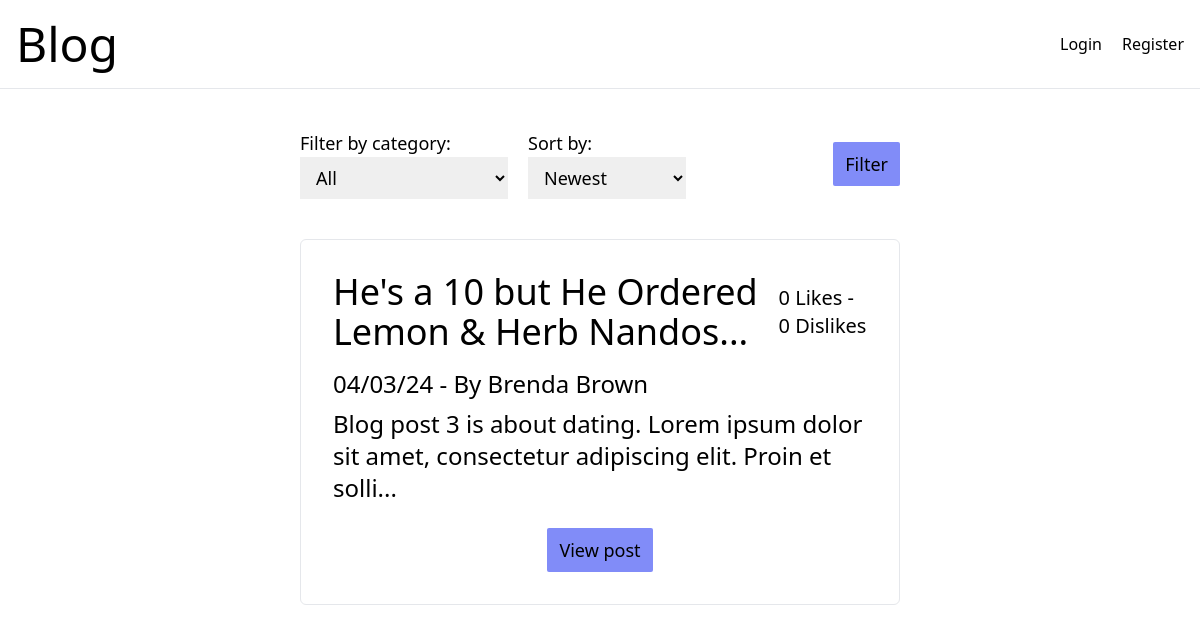
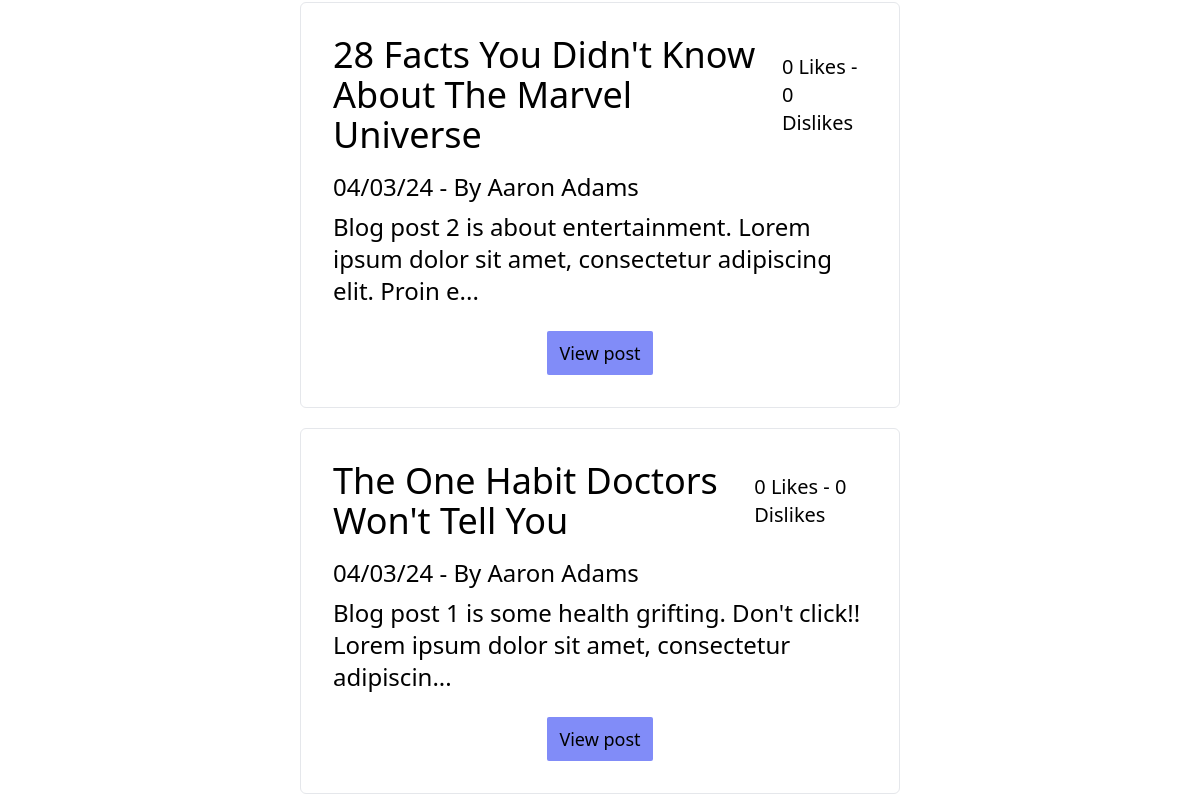
/, run on an earlier commit of the app's database (2 pictures, top to bottom).
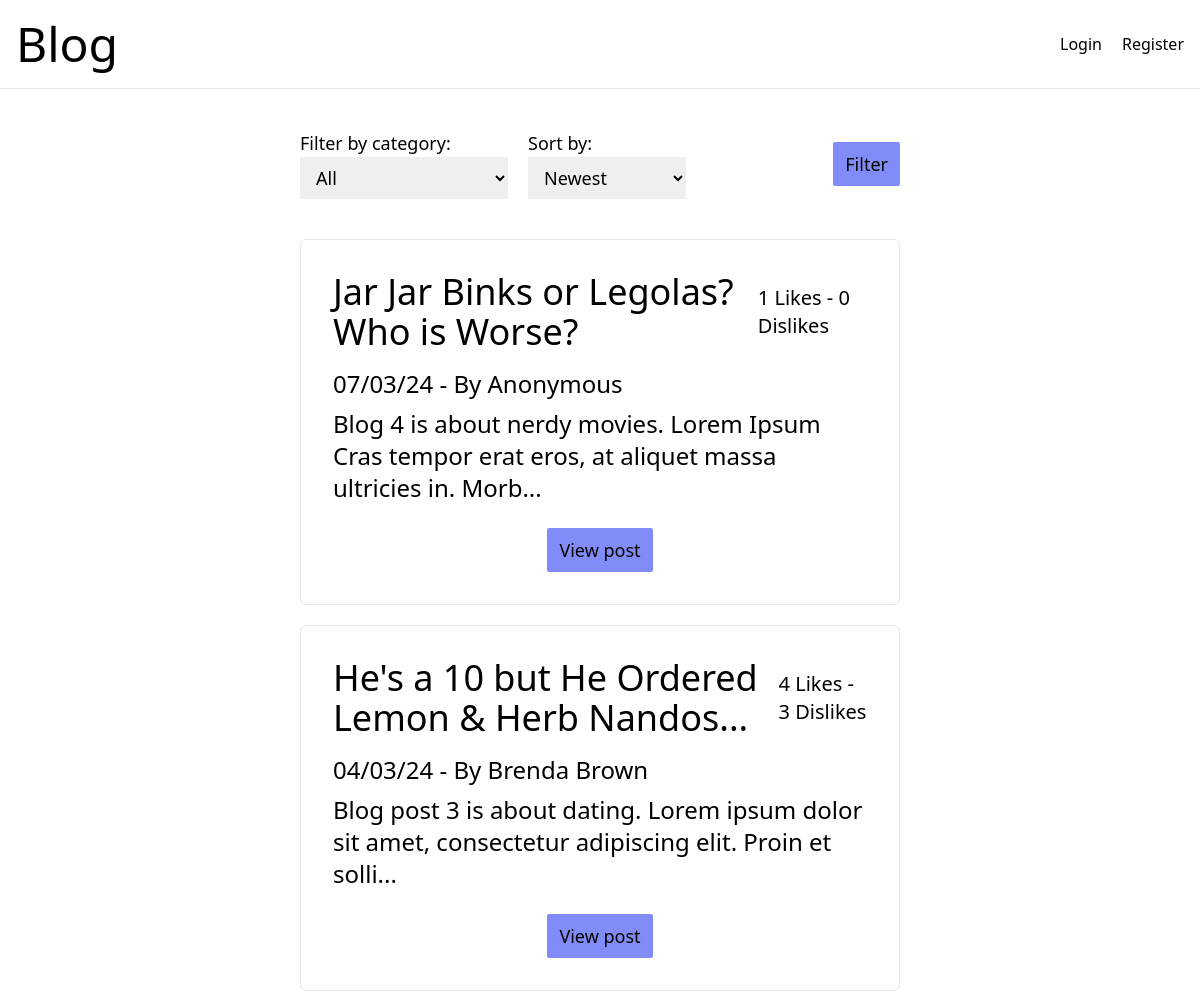
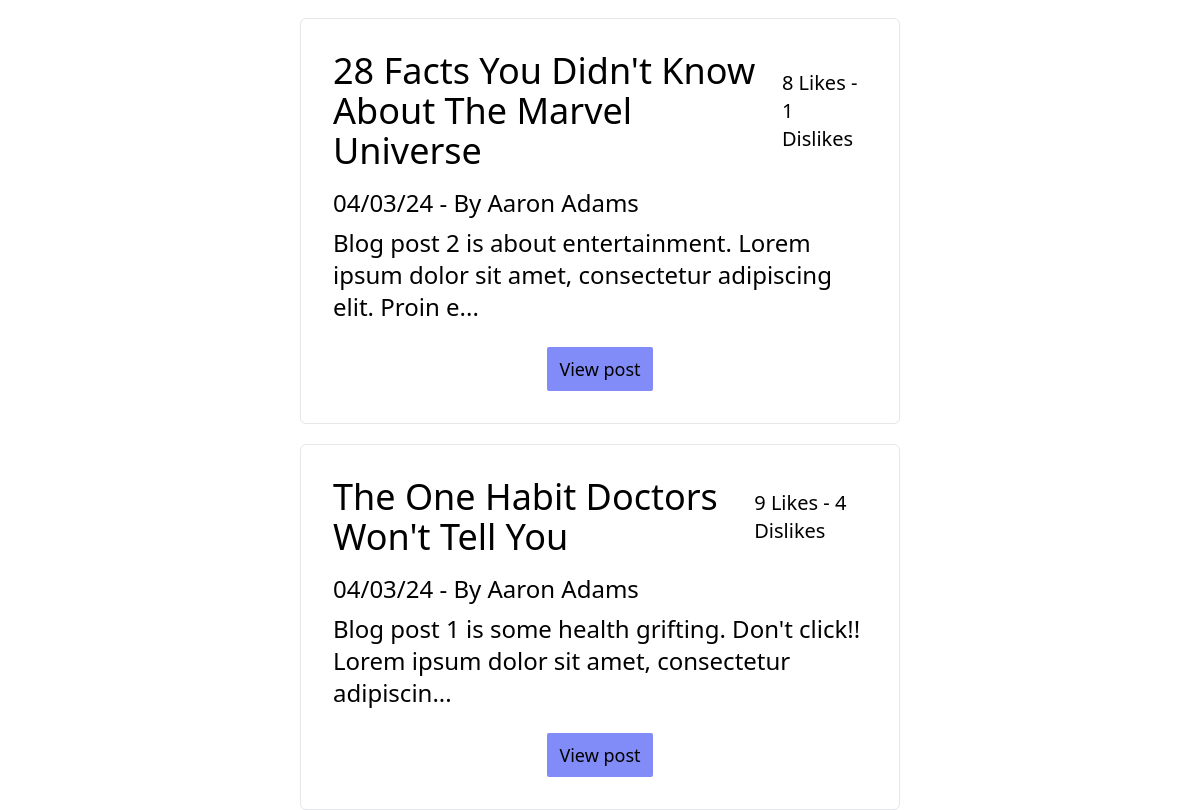
And on a later commit of the database (2 pictures, top to bottom).
### tables this page shows
CREATE TABLE `blogposts` (
  `id` int(11) unsigned NOT NULL AUTO_INCREMENT,
  `title` varchar(500) NOT NULL,
  `content` longtext NOT NULL,
  `authorid` int(11) NOT NULL,
  `posttime` timestamp NOT NULL,
  PRIMARY KEY (`id`)
);

CREATE TABLE `users` (
  `id` int(11) unsigned NOT NULL AUTO_INCREMENT,
  `username` varchar(250) NOT NULL,
  `email` varchar(500) NOT NULL,
  `password` varchar(1000) NOT NULL,
  PRIMARY KEY (`id`)
);

### src/Models/BlogModel.php (called while the page is built, shortened)
<?php
require_once 'src/Entities/Blog.php';
class BlogModel
{
    private PDO $db;
    public function __construct(PDO $db)
    {
        $this->db = $db;
    }
    public function getAllPosts(): array
    {
        $query = $this->db->prepare('SELECT
        `blogposts`.`id` AS "id",
        `blogposts`.`title` AS "title",
        `blogposts`.`content` AS "content",
        `blogposts`.`authorid` AS "authorid",
        `blogposts`.`posttime` AS "posttime",
        `categories`.`name` AS "category",
        `users`.`username` AS "username",
        COUNT(`likes`.`id`) AS "total",
        SUM(`likes`.`value`) AS "likes"
        FROM `blogposts`
        LEFT JOIN `users`
        ON `blogposts`.`authorid` = `users`.`id`
        LEFT JOIN `likes`
        ON `blogposts`.`id`=`likes`.`blogid`
        LEFT JOIN `categories`
        ON `blogposts`.`category` = `categories`.`id`
        GROUP BY `blogposts`.`id`
        ORDER BY `posttime` DESC;');
        $query->execute();
        $blog = $query->fetchAll();
        return $this->hydrateAllBlogs($blog);
    }
    public function hydrateSingleBlog(array $data): Blog|false
    {
        $username = $data['username'] ?: 'Anonymous';
        $dislikes = $data['total']-$data['likes'];
        return new Blog($data['id'], $data['title'], $data['content'], $data['authorid'], $username, $data['posttime'], $data['category'],$data['likes'], $dislikes);
    }
    public function hydrateAllBlogs(array $data): array
    {
        $blogs = [];
        foreach ($data as $blog) {
            $blogs[] = $this->hydrateSingleBlog($blog);
        }
        return $blogs;
    }
}

### src/Entities/Blog.php (called while the page is built, shortened)
<?php
readonly class Blog
{
    public function __construct(int $id, string $title, string $content, ?int $authorId, string $username, string $postTime, ?string $category, int|null $likes, int|null $dislikes)
    {
        $this->id = $id;
        $this->title = $title;
        $this->extract = substr($content, 0, 100) . '...';
        $this->username = $username;
        $this->postTime = gmdate("d/m/y", strtotime($postTime));
        $this->likes = $likes ?: 0;
        $this->dislikes = $dislikes ?: 0;
    }
}

### index.php (the view, shortened to what this page needs)
<?php
require_once 'src/connectToDb.php';
require_once 'src/Models/BlogModel.php';
$db = connectToDb();
$blogModel = new BlogModel($db);
$blogs = $blogModel->getAllPosts();
$selected = '';
function injectSelectedAttribute($selected, $optionValue) {
    return strtolower($selected) === strtolower($optionValue) ? 'selected="selected"' : 'Newest';
}
?>
<!DOCTYPE html>
<html lang="en">
<head>
    <script src="https://cdn.tailwindcss.com"></script>
</head>
<body class="selection:bg-teal-200">
<nav class="flex justify-between items-center py-5 px-4 mb-10 border-b border-solid">
    <a href="index.php"><h1 class="text-5xl">Blog</h1></a>
    <div class="flex gap-5">
        <?php echo isset($_SESSION['userid']) ?
        '<a href="addPost.php">Create Post</a><a href="logout.php">Logout</a>':
        '<a href="login.php">Login</a><a href="register.php">Register</a>'; ?>
    </div>
</nav>
<form class="container lg:w-1/2 gap-5 mx-auto mb-10 flex justify-between items-center flex-col lg:flex-row px-5 sm:px-0" method="post">
    <div class=" w-full flex flex-col lg:flex-row gap-5">
        <div>
            <label for="category" class="text-lg block xl:inline">Filter by category:</label>
            <select id="category" class="px-3 py-2 text-lg w-full xl:w-auto">
                <option>All</option>
            </select>
        </div>
        <div>
            <label for="sort" class="text-lg block xl:inline">Sort by:</label>
            <select id="sort" name="sort" class="px-3 py-2 text-lg w-full xl:w-auto" >
                <option value="newest"  <?php echo injectSelectedAttribute($selected, 'newest'); ?> >Newest</option>
            </select>
        </div>
    </div>
    <input class="px-3 py-2 text-lg bg-indigo-400 hover:bg-indigo-700 hover:text-white transition inline-block rounded-sm" type="submit" name="Filter" value="Filter">
</form>
<section class="container lg:w-1/2 mx-auto flex flex-col gap-5">
    <?php
    foreach ($blogs as $blogpost): ?>
        <article class="p-8 border border-solid rounded-md">
            <div class="flex justify-between items-center flex-col md:flex-row mb-4">
                <h2 class="text-4xl"><?php echo $blogpost->title; ?></h2>
                <span class="text-xl"><?php echo $blogpost->likes . ' Likes - ' . $blogpost->dislikes . ' Dislikes' ?></span>
            </div>
            <p class="text-2xl mb-2"><?php echo $blogpost->postTime . ' - By ' . $blogpost->username?></p>
            <p class="text-2xl mb-2"><?php echo $blogpost->extract ?></p>
            <div class="flex justify-center">
                <a class="px-3 py-2 mt-4 text-lg bg-indigo-400 hover:bg-indigo-700 hover:text-white transition inline-block rounded-sm" href="singlePost.php?id=<?php echo $blogpost->id?>">View post</a>
            </div>
        </article>
    <?php endforeach;
    ?>
</section>
</body>
</html>

What changed in the data, as far as the page shows it:
added blogposts: title "Jar Jar Binks or Legolas? Who is Worse?", likes "1", authorid "0", posttime "07/03/24", username "Anonymous", content "Blog 4 is about nerdy movies. Lorem Ipsum Cras tempor erat eros, at aliquet massa ultricies in. Morb..."
changed blogposts "He's a 10 but He Ordered Lemon & Herb Nandos...": likes "0" → "4"; id "0" → "3"
changed blogposts "28 Facts You Didn't Know About The Marvel Universe": likes "0" → "8"; authorid "0" → "1"
changed blogposts "The One Habit Doctors Won't Tell You": likes "0" → "9"; dislikes "0" → "4"
